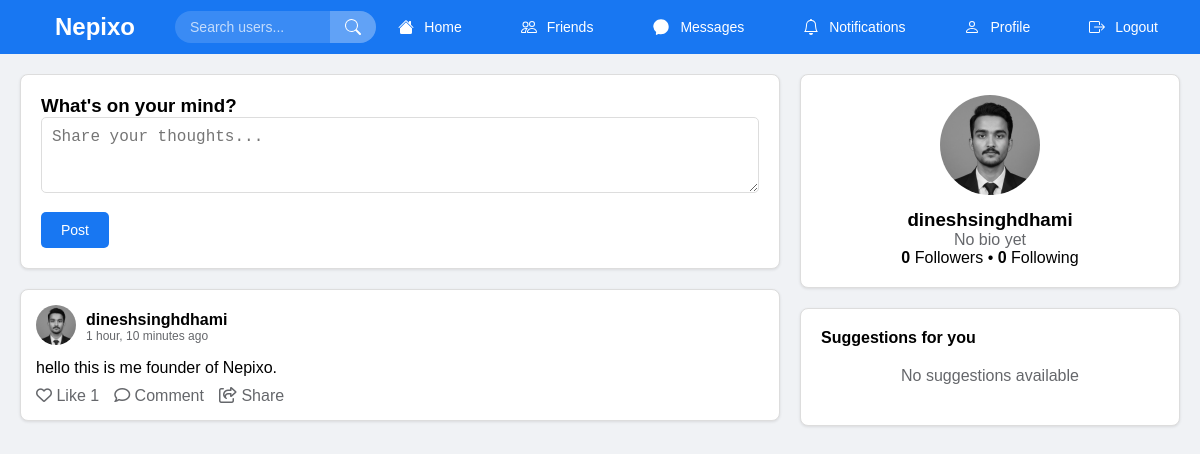
The app's page / (signed in) with its own data.
### core/models.py (models this page shows, shortened)
class Post(models.Model):
    user = models.ForeignKey(User, on_delete=models.CASCADE)
    content = models.TextField()
    created_at = models.DateTimeField(auto_now_add=True)
    share_count = models.PositiveIntegerField(default=0)
    def like_count(self):
        return Like.objects.filter(post=self).count()
    def comment_count(self):
        return Comment.objects.filter(post=self).count()

class Profile(models.Model):
    user = models.OneToOneField(User, on_delete=models.CASCADE)
    bio = models.TextField(max_length=500, blank=True)
    profile_pic = models.ImageField(
        upload_to='profile_pics/',
        blank=True,
        null=True,
        validators=[
            FileExtensionValidator(allowed_extensions=['jpg', 'jpeg', 'png', 'gif'])
        ]
    )

### core/views.py (the view, shortened to what this page needs)
# urls.py: path('', views.home_view, name='home'),
def home_view(request):
    following_ids = Follow.objects.filter(follower_id=request.user.id).values_list('following_id', flat=True)
    posts = Post.objects.filter(
        Q(user_id=request.user.id) | Q(user_id__in=following_ids)
    ).order_by('-created_at')
    followed_user_ids = Follow.objects.filter(follower_id=request.user.id).values_list('following_id', flat=True)
    suggestions = User.objects.exclude(
        Q(id=request.user.id) |
        Q(id__in=followed_user_ids)
    ).order_by('?')[:5]  # Random 5 users
    follower_count = Follow.objects.filter(following=request.user).count()
    following_count = Follow.objects.filter(follower=request.user).count()
    return render(request, 'home.html', {
        'posts': posts,
        'suggestions': suggestions,
        'follower_count': follower_count,
        'following_count': following_count
    })

### core/templates/home.html (shortened to what this page needs)
{% extends 'base.html' %}
{% block content %}
{% if user.is_authenticated %}
<div class="main-content">
    <div class="card">
        <h3>What's on your mind?</h3>
        <div class="form-group">
            <textarea id="postContent" class="form-control" rows="3" placeholder="Share your thoughts..."></textarea>
        </div>
        <button onclick="createPost()" class="btn">Post</button>
    </div>
    <div id="postsContainer">
        {% for post in posts %}
        <div class="card post" id="post-{{ post.id }}">
            <div class="post-header">
                <a href="{% url 'profile' post.user.username %}" style="text-decoration: none;">
                    <img src="{% if post.user.profile.profile_pic %}{{ post.user.profile.profile_pic.url }}{% else %}https://via.placeholder.com/40{% endif %}"
                         class="profile-pic" alt="{{ post.user.username }}"
                         style="cursor: pointer;">
                </a>
                <div>
                    <strong><a href="{% url 'profile' post.user.username %}" style="text-decoration: none; color: inherit;">{{ post.user.username }}</a></strong>
                    <div style="font-size: 12px; color: #65676b;">
                        {{ post.created_at|timesince }} ago
                    </div>
                </div>
            </div>
            <div class="post-content">
                {{ post.content|linebreaks }}
            </div>
            <div class="post-actions">
    <span class="post-action" onclick="likePost({{ post.id }})" title="Like">
        <i id="likeIcon-{{ post.id }}" class="like-icon {% if post.is_liked_by_user %}fas fa-heart liked{% else %}far fa-heart{% endif %}"></i>
        <span class="post-action-text" id="likeText-{{ post.id }}">
            {% if post.is_liked_by_user %}Liked{% else %}Like{% endif %}
        </span>
        {% if post.like_count > 0 %}
        <span class="post-action-count" id="likeCount-{{ post.id }}">{{ post.like_count }}</span>
        {% endif %}
    </span>
    <span class="post-action" onclick="toggleComment({{ post.id }})" title="Comment">
        <i class="far fa-comment comment-icon"></i>
        <span class="post-action-text">Comment</span>
    </span>
    <span class="post-action" onclick="sharePost({{ post.id }})" title="Share">
        <i class="far fa-share-square share-icon"></i>
        <span class="post-action-text">Share</span>
    </span>
</div>
        </div>
        {% empty %}
        <div class="card">
            <p>No posts yet. Follow some users or create your first post!</p>
        </div>
        {% endfor %}
    </div>
</div>
<div class="sidebar">
    <div class="card">
        <div style="text-align: center;">
            <a href="{% url 'profile' user.username %}" style="text-decoration: none;">
                <img src="{% if user.profile.profile_pic %}{{ user.profile.profile_pic.url }}{% else %}https://via.placeholder.com/100{% endif %}"
                     style="width: 100px; height: 100px; border-radius: 50%; object-fit: cover; margin-bottom: 10px; cursor: pointer;">
            </a>
            <h3>
                <a href="{% url 'profile' user.username %}" style="text-decoration: none; color: inherit;">{{ user.username }}</a>
            </h3>
            <p style="color: #65676b;">{{ user.profile.bio|default:"No bio yet" }}</p>
            <p>
                <strong>{{ follower_count }}</strong> Followers •
                <strong>{{ following_count }}</strong> Following
            </p>
        </div>
    </div>
<div class="card">
    <h4>Suggestions for you</h4>
    {% for suggested_user in suggestions %}
    <div style="display: flex; justify-content: space-between; align-items: center; margin: 10px 0; padding: 8px; border-bottom: 1px solid var(--border-color);">
        <div>
            <a href="{% url 'profile' suggested_user.username %}" style="text-decoration: none; display: flex; align-items: center; gap: 10px;">
                <img src="{% if suggested_user.profile.profile_pic %}{{ suggested_user.profile.profile_pic.url }}{% else %}https://via.placeholder.com/30{% endif %}"
                     style="width: 30px; height: 30px; border-radius: 50%; object-fit: cover;">
                <div>
                    <strong style="color: inherit; font-size: 14px; display: block;">
                        {% if suggested_user.first_name or suggested_user.last_name %}
                            {{ suggested_user.first_name }} {{ suggested_user.last_name }}
                        {% else %}
                            {{ suggested_user.username }}
                        {% endif %}
                    </strong>
                    <small style="color: #65676b; font-size: 12px;">@{{ suggested_user.username }}</small>
                </div>
            </a>
        </div>
        <button onclick="followUser('{{ suggested_user.username }}')" class="btn" style="padding: 5px 10px; font-size: 12px;">
            Follow
        </button>
    </div>
    {% empty %}
    <p style="text-align: center; color: #65676b; padding: 20px;">No suggestions available</p>
    {% endfor %}
</div>
{% endif %}
{% endblock %}

### core/templates/base.html (style rules this page uses)
* { margin: 0; padding: 0; box-sizing: border-box; }
:root { --bg-color: #f0f2f5; --navbar-bg: #1877f2; --text-color: #000; --card-bg: white; --border-color: #ddd; --hover-bg: #f8f9fa; --icon-color: #65676b; }
html, body { overflow-x: hidden; max-width: 100vw; position: relative; }
.main-content, .sidebar, .card, .post { max-width: 100%; overflow-wrap: break-word; word-wrap: break-word; }
body { overflow-x: hidden; position: relative; width: 100%; background-color: var(--bg-color); color: var(--text-color); transition: background-color 0.3s, color 0.3s; }
img, video, iframe { max-width: 100%; height: auto; }
body { font-family: Arial, sans-serif; background: var(--bg-color); }
.main-content { flex: 2; }
.sidebar { flex: 1; }
.card { background: var(--card-bg); border-radius: 8px; padding: 20px; margin-bottom: 20px; box-shadow: 0 1px 3px rgba(0,0,0,0.1); border: 1px solid var(--border-color); transition: background 0.3s, border-color 0.3s; }
.btn { background: #1877f2; color: white; border: none; padding: 10px 20px; border-radius: 5px; cursor: pointer; font-size: 14px; }
.form-group { margin-bottom: 15px; }
.form-control { width: 100%; padding: 10px; border: 1px solid var(--border-color); border-radius: 5px; font-size: 16px; background: var(--card-bg); color: var(--text-color); transition: all 0.3s; }
.post { border: 1px solid var(--border-color); padding: 15px; margin-bottom: 20px; border-radius: 8px; background: var(--card-bg); transition: background 0.3s, border-color 0.3s; }
.post-header { display: flex; align-items: center; margin-bottom: 10px; }
.profile-pic { width: 40px; height: 40px; border-radius: 50%; margin-right: 10px; object-fit: cover; }
.post-actions { display: flex; gap: 15px; margin-top: 10px; }
.post-action { color: var(--icon-color); cursor: pointer; transition: color 0.3s; }

### records on screen
Post: user.profile_pic (picture), user.username "dineshsinghdhami", created_at "1 hour, 10 minutes", content "hello this is me founder of Nepixo.", like_count "1"

### other values on screen
{{ user.username }} "dineshsinghdhami"
{{ user.profile.bio|default:"No bio yet" }} "No bio yet"
{{ follower_count }} "0"
{{ following_count }} "0"
